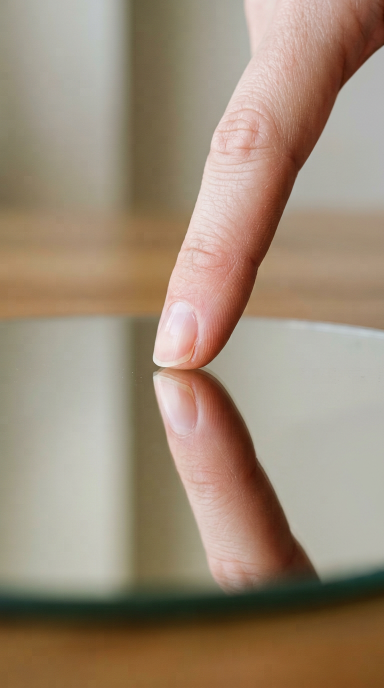
#> input picture production/yeni-senaryolar/VID-001/test-parmak.png, 768 x 1376 px (shown at 1/2 size)
$ python kapak_vid001.py
#> lines starting #> are read from the running program, lines starting #| are printed output that depends on the picture
#!/usr/bin/env python3
"""Create a readable VID-001 cover using the existing face-free mirror image."""
from pathlib import Path
from PIL import Image, ImageDraw, ImageFont, ImageOps
p = Path(__file__).parent / 'VID-001'
im = ImageOps.fit(Image.open(p / 'test-parmak.png').convert('RGB'), (1080, 1920))
d = ImageDraw.Draw(im, 'RGBA')
d.rounded_rectangle((45, 470, 1035, 990), radius=32, fill=(10, 9, 8, 225), outline=(255, 255, 255, 240), width=6)
font_path = '/usr/share/fonts/truetype/dejavu/DejaVuSans-Bold.ttf'
def line(y, text, color, maximum):
#> called with y = 490, text = 'AYNADA', color = (255, 255, 255, 255), maximum = 150
    for size in range(maximum, 40, -1):
        font = ImageFont.truetype(font_path, size)
        bbox = d.textbbox((0, 0), text, font=font, stroke_width=3)
        if bbox[2] - bbox[0] <= 920:
            break
#> this loop made 1 pass
#> bbox on pass 1: (-3, 28, 696, 143)
    d.text(((1080 - (bbox[2] - bbox[0])) // 2, y), text, font=font, fill=color, stroke_width=3, stroke_fill=(0, 0, 0, 255))
line(490, 'AYNADA', (255, 255, 255, 255), 150)
line(645, 'BU DETAYA', (255, 255, 255, 255), 145)
#> the loop in line (call 2), `for size in range(maximum, 40, -1):` made 1 pass
#> bbox on pass 1: (-3, 26, 890, 140)
d.rounded_rectangle((95, 805, 985, 950), radius=22, fill=(255, 222, 40, 255), outline=(0, 0, 0, 255), width=5)
line(820, 'DİKKAT!', (14, 12, 8, 255), 125)
im.save(p / 'VID-001-img-1.jpg', quality=93)
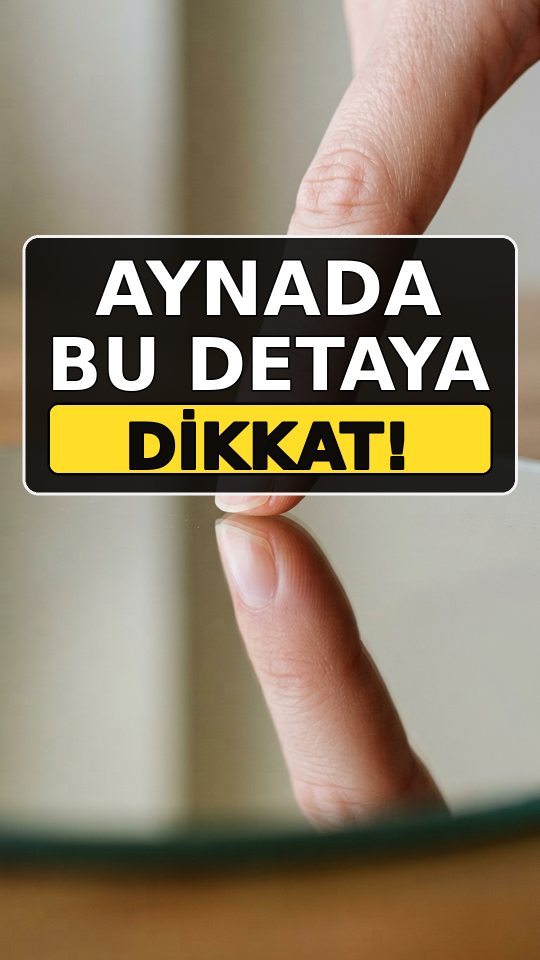
#> saved as VID-001-img-1.jpg: PIL image 1080x1920 RGB (shown at 1/2 size); mean R, G, B 140.9, 127.6, 105.1
im.resize((180, 320)).save('/tmp/vid001-kapak-kucuk.jpg', quality=90)
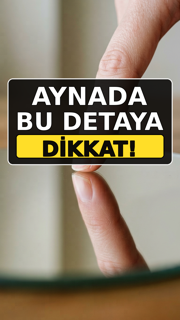
#> saved as vid001-kapak-kucuk.jpg: PIL image 180x320 RGB; mean R, G, B 140.7, 127.5, 105

$ run again, with production/yeni-senaryolar/VID-001/test-1.png copied over production/yeni-senaryolar/VID-001/test-parmak.png
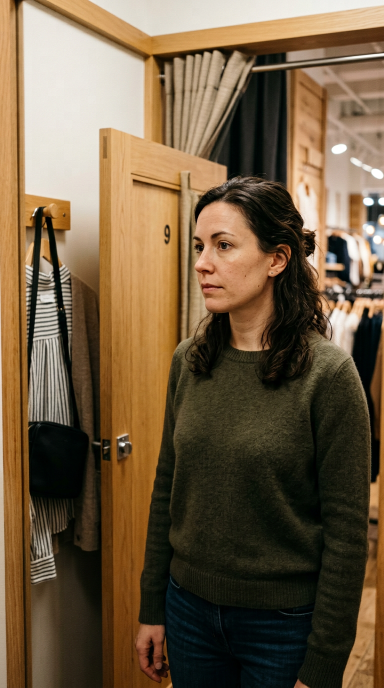
#> input picture production/yeni-senaryolar/VID-001/test-1.png, 768 x 1376 px (shown at 1/2 size)
#> `im = ImageOps.fit(Image.open(p / 'test-parmak.png').convert('RGB'), (1..`:
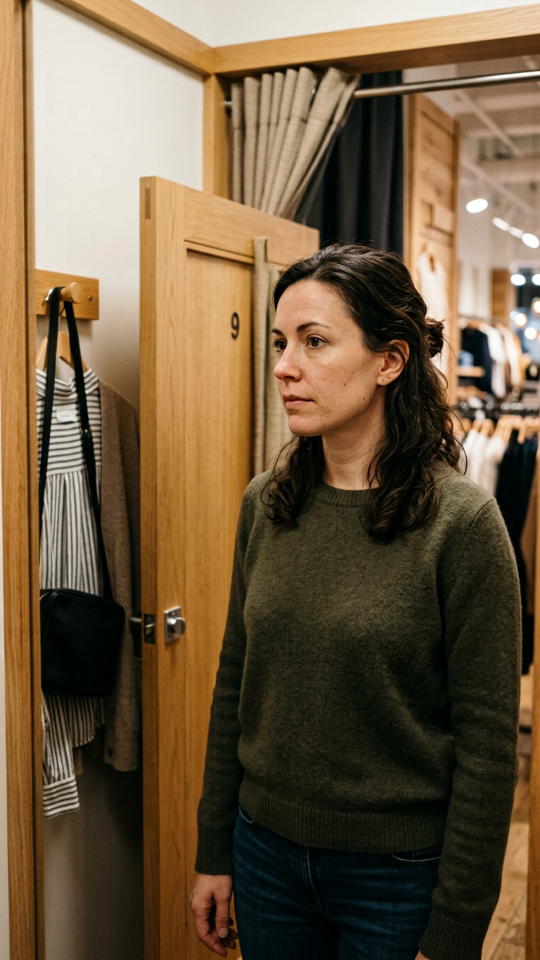
#> im: PIL image 1080x1920 RGB (shown at 1/2 size); mean R, G, B 112.1, 91.6, 65.8
#> the loop in line, `for size in range(maximum, 40, -1):` made 1 pass
#> bbox on pass 1: (-3, 28, 696, 143)
#> the loop in line (call 2), `for size in range(maximum, 40, -1):` made 1 pass
#> bbox on pass 1: (-3, 26, 890, 140)
#> `im.resize((180, 320)).save('/tmp/vid001-kapak-kucuk.jpg', quality=90)`:
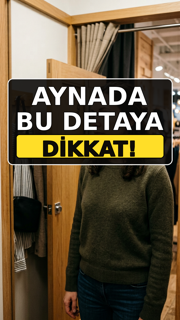
#> saved as vid001-kapak-kucuk.jpg: PIL image 180x320 RGB; mean R, G, B 102.3, 87.6, 61.8

$ run again, with production/yeni-senaryolar/VID-001/test-2.png copied over production/yeni-senaryolar/VID-001/test-parmak.png
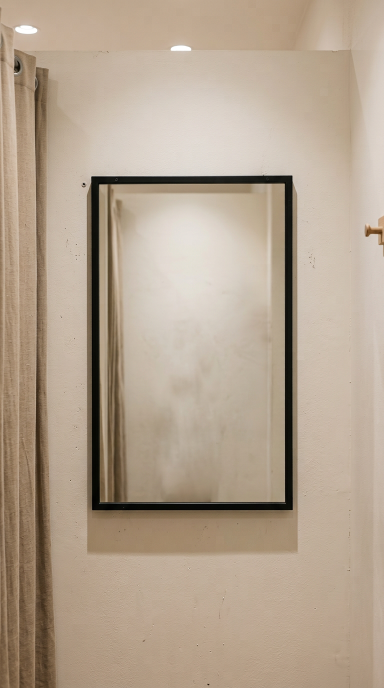
#> input picture production/yeni-senaryolar/VID-001/test-2.png, 768 x 1376 px (shown at 1/2 size)
#> the loop in line, `for size in range(maximum, 40, -1):` made 1 pass
#> bbox on pass 1: (-3, 28, 696, 143)
#> the loop in line (call 2), `for size in range(maximum, 40, -1):` made 1 pass
#> bbox on pass 1: (-3, 26, 890, 140)
#> `im.save(p / 'VID-001-img-1.jpg', quality=93)`:
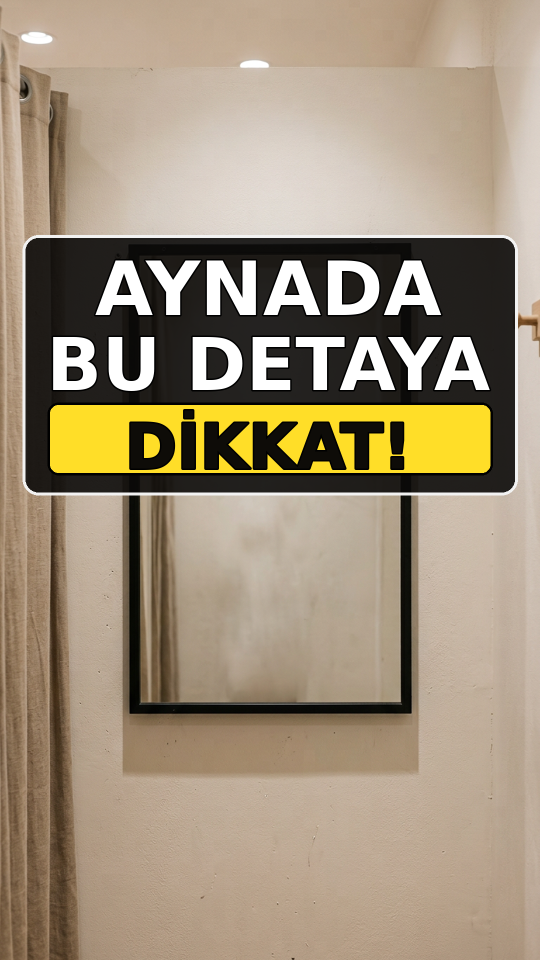
#> saved as VID-001-img-1.jpg: PIL image 1080x1920 RGB (shown at 1/2 size); mean R, G, B 160.9, 145.3, 122.5
#> `im.resize((180, 320)).save('/tmp/vid001-kapak-kucuk.jpg', quality=90)`:
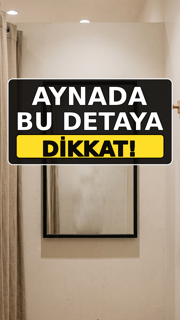
#> saved as vid001-kapak-kucuk.jpg: PIL image 180x320 RGB; mean R, G, B 160.7, 145.2, 122.4

$ run again, with production/yeni-senaryolar/VID-001/test-3.png copied over production/yeni-senaryolar/VID-001/test-parmak.png
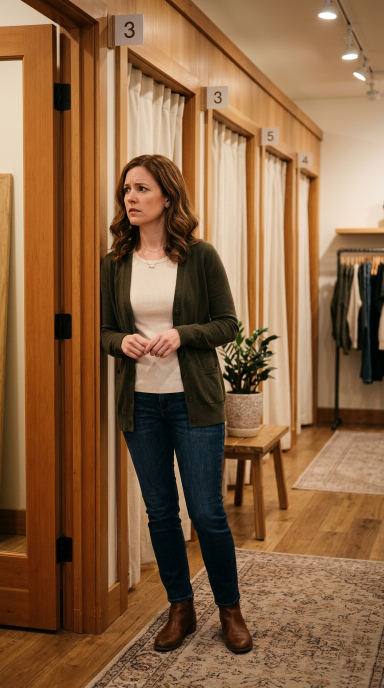
#> input picture production/yeni-senaryolar/VID-001/test-3.png, 768 x 1376 px (shown at 1/2 size)
#> `im = ImageOps.fit(Image.open(p / 'test-parmak.png').convert('RGB'), (1..`:
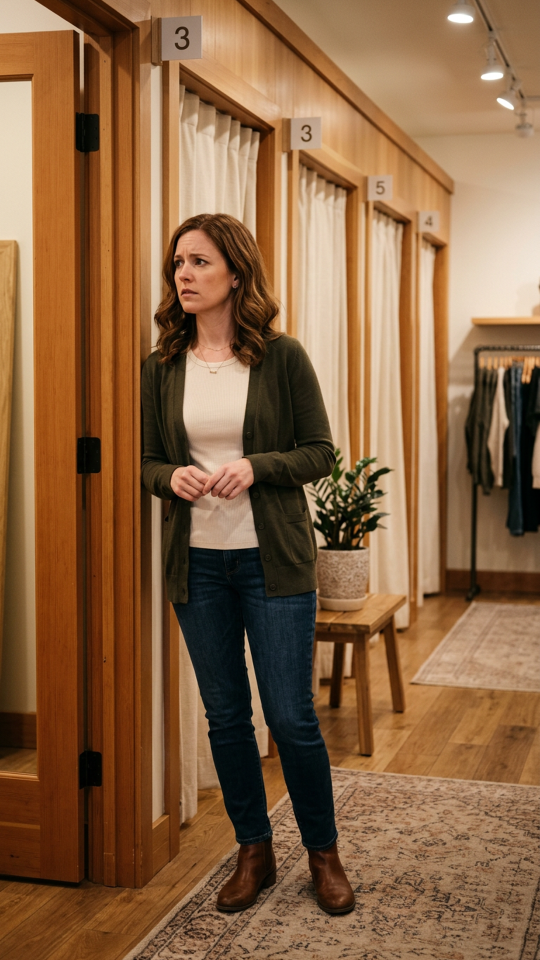
#> im: PIL image 1080x1920 RGB (shown at 1/2 size); mean R, G, B 137, 99.2, 66
#> the loop in line, `for size in range(maximum, 40, -1):` made 1 pass
#> bbox on pass 1: (-3, 28, 696, 143)
#> the loop in line (call 2), `for size in range(maximum, 40, -1):` made 1 pass
#> bbox on pass 1: (-3, 26, 890, 140)
#> `im.resize((180, 320)).save('/tmp/vid001-kapak-kucuk.jpg', quality=90)`:
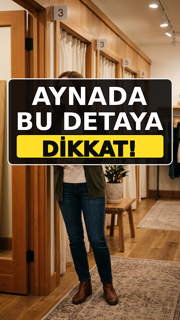
#> saved as vid001-kapak-kucuk.jpg: PIL image 180x320 RGB; mean R, G, B 126, 95.9, 63.2
